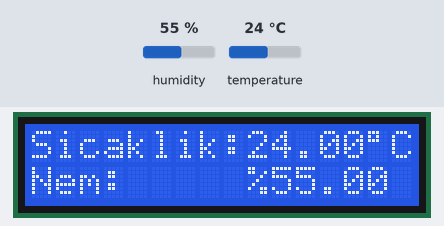
The sketch below on a simulated Arduino Uno, built with avr-gcc and run on an emulated ATmega328P. Parts: 16×2 character LCD. The test bench sets the inputs (shaded band); at power-on: humidity 55 %, temperature 24 °C.

Above: at 2.6 s.
2.7 s: humidity set to 22 %
At 5.3 s:
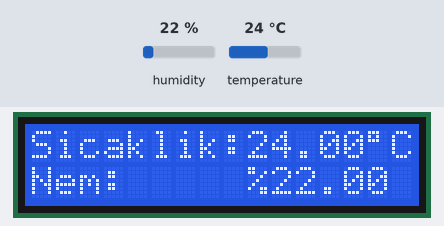
5.7 s: temperature set to 12 °C
At 6.8 s:
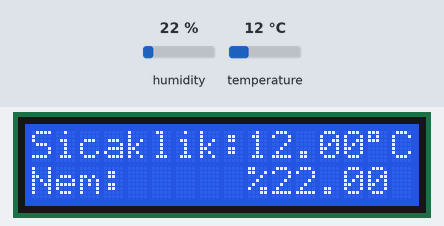
8.7 s: humidity set to 40 %
At 10.9 s:
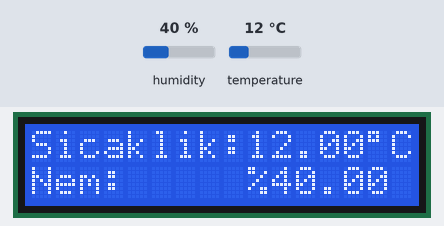
11.7 s: temperature set to 19 °C
At 13.6 s:
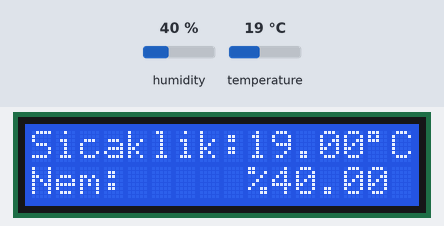
Timing chart, 0 to 15.1 s (numbered marks = the images above; inputs shaded):
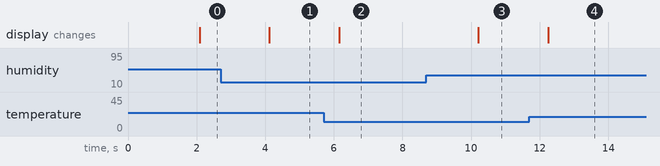

Measured:
- after the input at 2.7 s, the display: changes after 1.4 s (image 1)
- after the input at 5.7 s, the display: changes after 0.45 s (image 2)
- after the input at 8.7 s, the display: changes after 1.5 s (image 3)
- after the input at 11.7 s, the display: changes after 0.55 s (image 4)

The sketch:

sketch_may08a.ino
```cpp
#include<LiquidCrystal.h>
#include "DHT.h"


#define DHTPIN 11

LiquidCrystal lcd(8,7,6,5,4,3);


#define DHTTYPE DHT11
float scklk,nm;

DHT   dht(DHTPIN,DHTTYPE);


void setup() {
  Serial.begin(9600);
  lcd.begin(16,2);
  dht.begin();

}
void loop() {
  delay(2000);

  scklk = dht.readTemperature();
  nm = dht.readHumidity();

  lcd.clear();
  lcd.setCursor(0,0);
//  Serial.write(t);
  lcd.print("Sicaklik:");
  lcd.print(scklk);
  lcd.print("\337C");

  lcd.setCursor(0,1);
  lcd.print("Nem:     %");
  lcd.print(nm);
}
```
